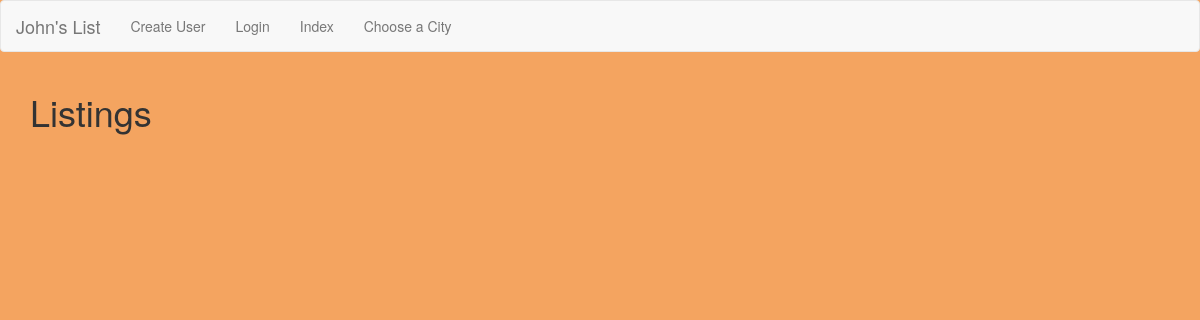
Page /6/ on the earlier database version.
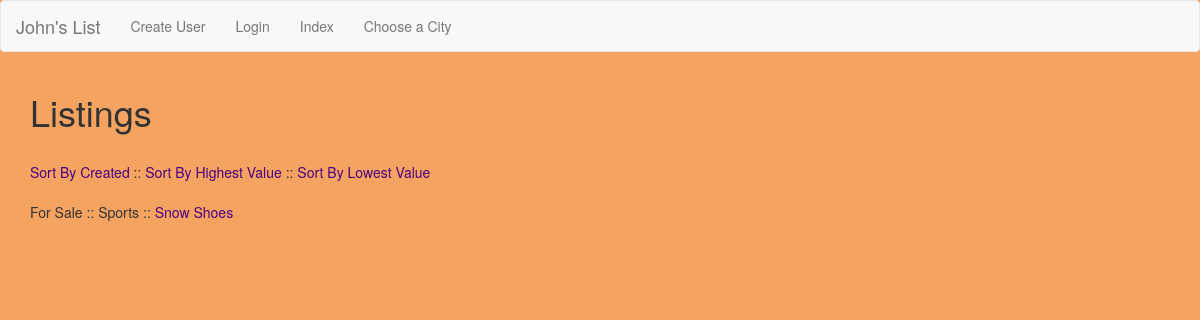
Same page on the later database version.
### craigs_list/models.py (models this page shows, shortened)
class Listing(models.Model):
    listing_category = models.ForeignKey(Category)
    listing_subcategory = models.ForeignKey(SubCategory)
    city = models.CharField(max_length=30, choices=CITY_CHOICES, default=GREENVILLE)
    title = models.CharField(max_length=30)
    description = models.TextField()
    value = models.CharField(max_length=30)
    user = models.ForeignKey(User)
    created = models.DateTimeField(auto_now_add=True)
    photo = models.ImageField(upload_to="listing_photos", null=True, blank=True, verbose_name="Listing Photo")

class Category(models.Model):
    name = models.CharField(max_length=30)
    def __str__(self):
        return self.name

class SubCategory(models.Model):
    category = models.ForeignKey(Category, related_name="subcategories")
    subcategory_name = models.CharField(max_length=30)
    def __str__(self):
        return self.subcategory_name

### craigs_list/views.py (the view)
# urls.py: url(r'^(?P<pk>\d+)/$', SubCategoryListingView.as_view(), name='subcategory_listing_view'),
class SubCategoryListingView(ListView):
    def get_queryset(self, **kwargs):
        category_id = self.kwargs.get('pk', None)
        return Listing.objects.filter(listing_subcategory_id=category_id)

### templates/craigs_list/listing_list.html (shortened to what this page needs)
{% extends "base.html" %}
    {% block content %}
    <h1>Listings</h1>
    <br>
    {% for listing in object_list  %}
    <a href="{% url 'sort_by_created_view' listing.listing_subcategory.pk %}">Sort By Created</a> ::
    <a href="{% url 'sort_by_highest_view' listing.listing_subcategory.pk %}">Sort By Highest Value</a> ::
    <a href="{% url 'sort_by_lowest_view' listing.listing_subcategory.pk %}">Sort By Lowest Value</a>
    {% endfor %}
    <br>
    <br>
    {% for listing in object_list %}
    {{ listing.listing_category}} ::
    {{ listing.listing_subcategory}} ::
      <a href="{% url 'listing_detailed_view' listing.pk %}">{{ listing.title }}</a>
    {% endfor %}
    {% endblock %}

Differences in the rows shown:
added Listing: listing_category "For Sale", listing_subcategory "Sports", title "Snow Shoes"
